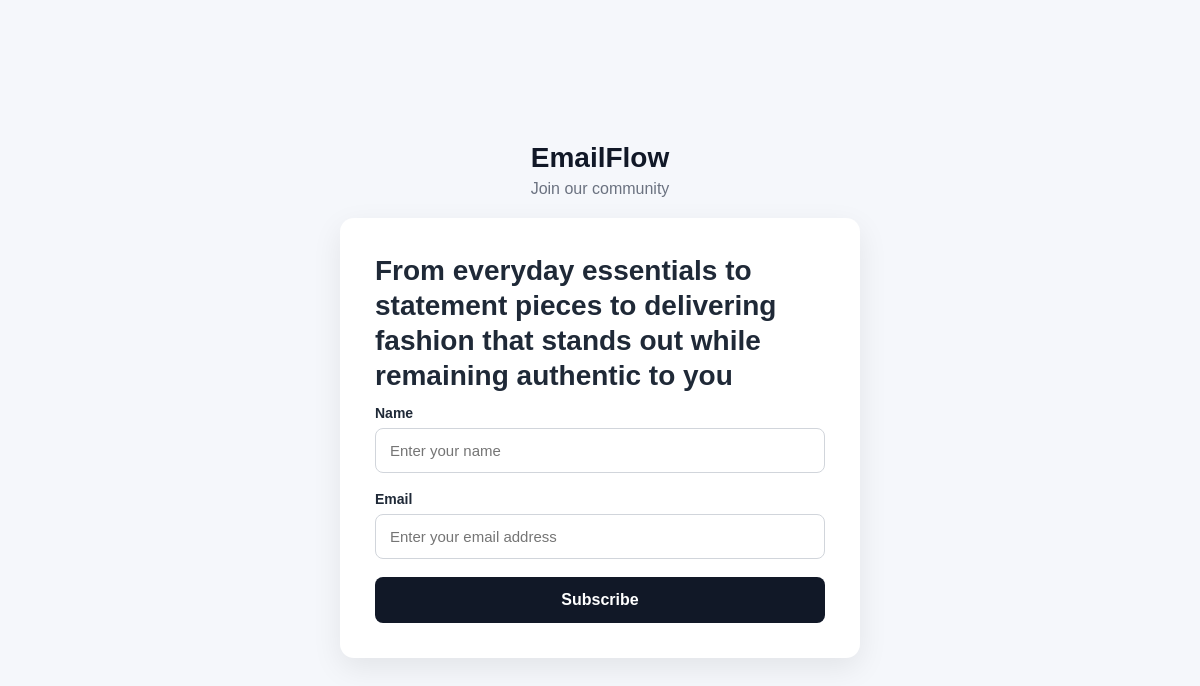
The page /subscribe/1 on the database its author committed.
### models.py (models this page shows, shortened)
class Form(db.Model):
    __tablename__ = "forms"
    id = db.Column(db.Integer, primary_key=True)
    name = db.Column(db.String(150), nullable=False)
    headline = db.Column(db.String(255), nullable=False)
    description = db.Column(db.Text, nullable=True)
    button_text = db.Column(
        db.String(100),
        default="Subscribe",
        nullable=False
    )
    created_by = db.Column(
        db.Integer,
        db.ForeignKey("users.id"),
        nullable=False
    )
    created_at = db.Column(
        db.DateTime,
        default=datetime.now(UTC),
        nullable=False
    )

### app.py (the view, shortened to what this page needs)
@app.route("/subscribe/<int:form_id>", methods=["GET", "POST"])
def subscribe_form(form_id):
    form = Form.query.get_or_404(form_id)
    return render_template(
        "subscribe_form.html",
        form=form
    )

### templates/subscribe_form.html (shortened to what this page needs)
<!DOCTYPE html>
<html lang="en">
<head>
</head>
<body>
<div class="subscribe-container">
    <div class="brand">
        <h1>EmailFlow</h1>
        <p>Join our community</p>
    </div>
    <div class="subscribe-card">
        <h2>{{ form.headline }}</h2>
        <form method="POST"
              action="{{ url_for('subscribe_form', form_id=form.id) }}">
            <div class="form-group">
                <label for="name">
                    Name
                </label>
                <input
                    type="text"
                    id="name"
                    name="name"
                    placeholder="Enter your name"
                    required
                >
            </div>
            <div class="form-group">
                <label for="email">
                    Email
                </label>
                <input
                    type="email"
                    id="email"
                    name="email"
                    placeholder="Enter your email address"
                    required
                >
            </div>
            <button
                type="submit"
                class="subscribe-button">
                {{ form.button_text }}
            </button>
        </form>
    </div>
</div>
</body>
</html>

### templates/subscribe_form.html (style rules this page uses)
* { box-sizing: border-box; }
body { margin: 0; font-family: Arial, sans-serif; background: #f5f7fb; color: #1f2937; min-height: 100vh; display: flex; justify-content: center; align-items: center; padding: 30px; }
.subscribe-container { width: 100%; max-width: 520px; }
.brand { text-align: center; margin-bottom: 20px; }
.brand h1 { margin: 0; font-size: 28px; color: #111827; }
.brand p { margin-top: 6px; color: #6b7280; }
.subscribe-card { background: white; border-radius: 14px; padding: 35px; box-shadow: 0 10px 30px rgba(0, 0, 0, 0.08); }
.subscribe-card h2 { margin-top: 0; margin-bottom: 12px; font-size: 28px; line-height: 1.25; }
.form-group { margin-bottom: 18px; }
.form-group label { display: block; margin-bottom: 7px; font-weight: 600; font-size: 14px; }
.form-group input { width: 100%; padding: 13px 14px; border: 1px solid #d1d5db; border-radius: 8px; font-size: 15px; }
.subscribe-button { width: 100%; padding: 14px; border: none; border-radius: 8px; background: #111827; color: white; font-size: 16px; font-weight: 600; cursor: pointer; }

### rows shown on the page
Form: headline "From everyday essentials to statement pieces to delivering fashion that stands out while remaining authentic to you", button_text "Subscribe"
